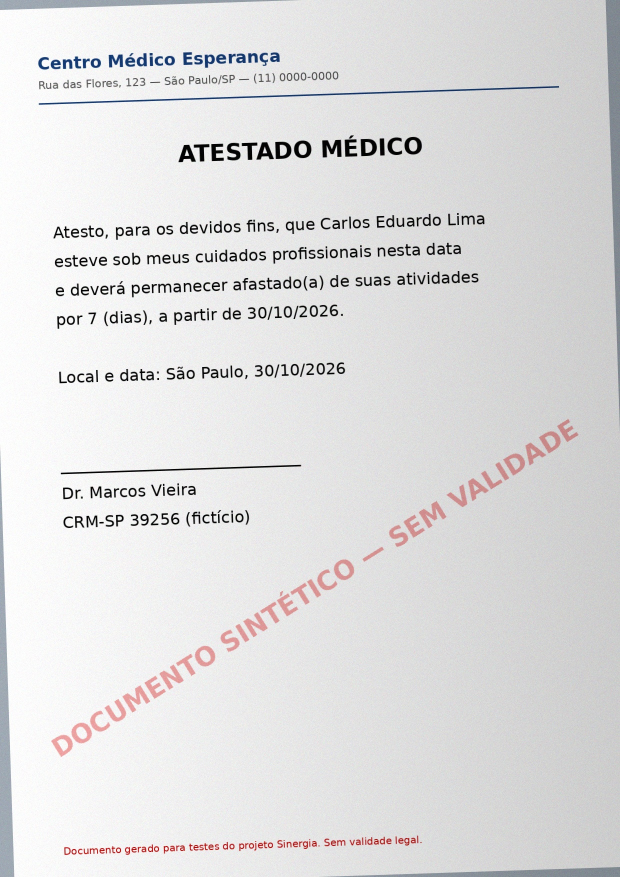
#> input picture exemplos/qualidade/01_atestado_medico_foto.jpg, 1240 x 1754 px (shown at 1/2 size)
$ python -i documento.py   (imports and definitions only)   (older library calls are emulated)
#> lines starting #> are read from the running program, lines starting #| are printed output that depends on the picture
### config.py
"""Configuração do agente de RH (versão 2) do projeto Sinergia.

Credenciais vêm do arquivo .env (nunca do código).
Parâmetros de negócio ficam aqui, separados da lógica, para o RH ajustar
limiares sem mexer no agente. Valores marcados como "parâmetro" são pontos
de partida a calibrar.
"""

import os
from pathlib import Path
from zoneinfo import ZoneInfo

from dotenv import load_dotenv

RAIZ = Path(__file__).resolve().parent
load_dotenv(RAIZ / ".env")


def _env(nome: str, padrao: str = "") -> str:
    return os.getenv(nome, padrao).strip()


# ---------------------------------------------------------------------------
# Groq
# ---------------------------------------------------------------------------
GROQ_API_KEY = _env("GROQ_API_KEY")
MODELO_CHAT = _env("MODELO_CHAT", "openai/gpt-oss-20b")
# Modelo com visão: confere o documento e lê nome, datas e dias.
# Os modelos mudam com frequência: confira em console.groq.com/docs/vision
MODELO_VISAO = _env("MODELO_VISAO", "qwen/qwen3.8-27b")

# ---------------------------------------------------------------------------
# Banco (MariaDB/MySQL local)
# ---------------------------------------------------------------------------
MYSQL = {
    "host": _env("MYSQL_HOST", "127.0.0.1"),
    "port": int(_env("MYSQL_PORT", "3306") or 3306),
    "user": _env("MYSQL_USER"),
    "password": os.getenv("MYSQL_PASSWORD", ""),
    "database": _env("MYSQL_DATABASE"),
}
#> further down, picture is the input picture: shape (1754, 1240, 3); mean B, G, R 221.7, 221.4, 222

# ---------------------------------------------------------------------------
# Execução local
# ---------------------------------------------------------------------------
FUSO = ZoneInfo("America/Sao_Paulo")
PASTA_UPLOADS = RAIZ / "uploads"          # atestados ficam SÓ no computador local
PASTA_EXEMPLOS = RAIZ / "exemplos"
SENHA_RH = _env("SENHA_RH")
MODO_DEMO = _env("MODO_DEMO", "1") == "1"            # mostra os cenários de teste no formulário
SALVAR_CONVERSA = _env("SALVAR_CONVERSA", "0") == "1"  # grava o texto do chat (LGPD: desligado)
URL_PAINEL = _env("URL_PAINEL", "http://localhost:8501/painel_rh")

# ---------------------------------------------------------------------------
# E-mail
# ---------------------------------------------------------------------------
EMAIL_MODO = _env("EMAIL_MODO", "simulacao").lower()   # "simulacao" ou "smtp"
SMTP_HOST = _env("SMTP_HOST", "smtp.gmail.com")
SMTP_PORT = int(_env("SMTP_PORT", "587") or 587)
SMTP_USUARIO = _env("SMTP_USUARIO")
SMTP_SENHA = os.getenv("SMTP_SENHA", "")
EMAIL_REMETENTE = _env("EMAIL_REMETENTE") or SMTP_USUARIO or "agente-rh@example.com"
EMAIL_RH = _env("EMAIL_RH", "rh@example.com")
# Em testes com SMTP real: manda TODOS os e-mails para este endereço
# (os funcionários fictícios têm e-mails @example.com, que não existem).
EMAIL_REDIRECIONAR_PARA = _env("EMAIL_REDIRECIONAR_PARA")

# ---------------------------------------------------------------------------
# Formulário e documento
# ---------------------------------------------------------------------------
TIPOS_DOCUMENTO = {
    "atestado_medico": "Atestado médico",
    "declaracao_comparecimento": "Declaração de comparecimento",
    "atestado_acompanhante": "Atestado de acompanhante",
}
# Motivo geral: lista fechada e opcional (sem texto livre, para ninguém
# escrever diagnóstico). Não é enviado ao LLM nem aparece nos e-mails.
MOTIVOS = {
    "doenca": "Doença ou mal-estar",
    "consulta_exame": "Consulta ou exame",
    "acompanhante": "Acompanhamento de familiar",
    "acidente": "Acidente",
    "prefiro_nao_informar": "Prefiro não informar",
}

EXTENSOES_ACEITAS = ["pdf", "jpg", "jpeg", "png"]
TAMANHO_MAX_MB = 10

# Qualidade mínima do arquivo (R02). Nitidez = variância do Laplaciano numa
# imagem de 1000 px de largura. Nos sintéticos: nítido ≈ 700–1000;
# desfoque σ=2 ≈ 25–30 (ainda legível); σ=3 ≈ 5.
NITIDEZ_MINIMA = 20.0
RESOLUCAO_MINIMA_PX = 600
BRILHO_MINIMO = 50
CONTRASTE_MINIMO = 6.0
TINTA_MINIMA = 0.004
LIMIAR_CONFIANCA_TIPO = 0.60
MAX_TENTATIVAS_ENVIO = 3

MAX_DIAS_RETROATIVOS = 60     # início do afastamento aceito até N dias atrás
MAX_DIAS_FUTUROS = 30
MAX_DIAS_ATESTADO = 180

# ---------------------------------------------------------------------------
# Conferência com o ponto (alertas)
# ---------------------------------------------------------------------------
DIAS_HISTORICO_PONTO = 30        # o simulador gera este tanto de dias
LIMITE_INSS_DIAS = 15            # Lei 8.213/1991, art. 60: a partir do 16º dia, INSS
JANELA_FALTAS_DIAS_UTEIS = 3     # faltas sem justificativa até N dias úteis antes/depois
# 1º dia parcial: marcação só no 1º dia, com saída antes desta fração da jornada
FRACAO_PRIMEIRO_DIA_PARCIAL = 0.5
# Feriados nacionais fixos (dia, mês). Feriados móveis ficam fora do protótipo.
FERIADOS_FIXOS = {(1, 1), (21, 4), (1, 5), (7, 9), (12, 10), (2, 11), (15, 11), (20, 11), (25, 12)}

# Painel do RH
LIMITE_EM_ATENDIMENTO_HORAS = 2  # depois disso, o chat é considerado não concluído

### documento.py
"""Percepção do documento: conferência do arquivo e leitura dos dados.

Duas etapas:
  1. Checagens locais, sem API (R01 formato/tamanho, R02 qualidade):
     abre PDF ou imagem e mede nitidez, resolução, brilho e contraste.
  2. Modelo de visão do Groq: tipo do documento, se está legível e
     completo, e os dados do afastamento (nome, data de início, dias).
     NUNCA diagnóstico, CID ou número de CRM.

A etapa 2 está isolada em ler_documento(). Uma CNN ou um OCR próprio
pode substituí-la devolvendo o mesmo dicionário.

O atestado é salvo SÓ na pasta local uploads/. Ao modelo vai uma imagem
reduzida da 1ª página: use apenas documentos sintéticos no protótipo (LGPD).
"""

from __future__ import annotations

import base64
import hashlib
import json
import re
import sys
from dataclasses import dataclass, field
from datetime import date, datetime
from pathlib import Path

import cv2
import numpy as np
import pymupdf

import config

MIME_POR_EXTENSAO = {"pdf": "application/pdf", "jpg": "image/jpeg", "jpeg": "image/jpeg", "png": "image/png"}

PROBLEMAS = {  # mensagens prontas: o texto livre do modelo nunca chega ao funcionário
    "borrado": "o documento está borrado ou fora de foco",
    "cortado": "parte do documento ficou de fora da imagem",
    "escuro": "a imagem está escura demais",
    "reflexo": "há reflexo ou sombra cobrindo o texto",
    "incompleto": "falta uma parte do documento (por exemplo, o verso ou uma página)",
    "nao_e_documento": "o arquivo não parece ser um atestado ou uma declaração",
    "outro": "o documento não está legível",
}


def _agora() -> datetime:
    return datetime.now(config.FUSO).replace(tzinfo=None, microsecond=0)


@dataclass
class ResultadoDocumento:
    nome_original: str
    aceito: bool
    motivo: str
    regra: str | None = None              # regra que recusou: R01 ou R02
    tipo_detectado: str = "nao_verificado"
    confianca_tipo: float | None = None
    legivel: bool | None = None
    nitidez: float | None = None
    paginas: int | None = None
    mime: str | None = None
    tamanho_bytes: int = 0
    sha256: str | None = None
    caminho: Path | None = None
    verificado_por_visao: bool = False
    # Dados lidos do documento
    doc_nome: str | None = None
    doc_data_inicio: date | None = None
    doc_dias: int | None = None
    doc_assinado: bool | None = None
    analisado_em: datetime = field(default_factory=_agora)

    # [57 lines left out: functions campos_atestado, para_auditoria, _salvar_local, carregar_imagem, not called in this run]


def avaliar_qualidade(imagem: np.ndarray) -> dict:
    """R02 local: nitidez, resolução, brilho e presença de texto."""
    altura, largura = imagem.shape[:2]
#> altura = 1754; largura = 1240
    cinza = cv2.cvtColor(imagem, cv2.COLOR_BGR2GRAY)
    escala = 1000 / largura
#> escala = 0.806
    normalizada = cv2.resize(cinza, (1000, max(1, int(altura * escala))), interpolation=cv2.INTER_AREA)
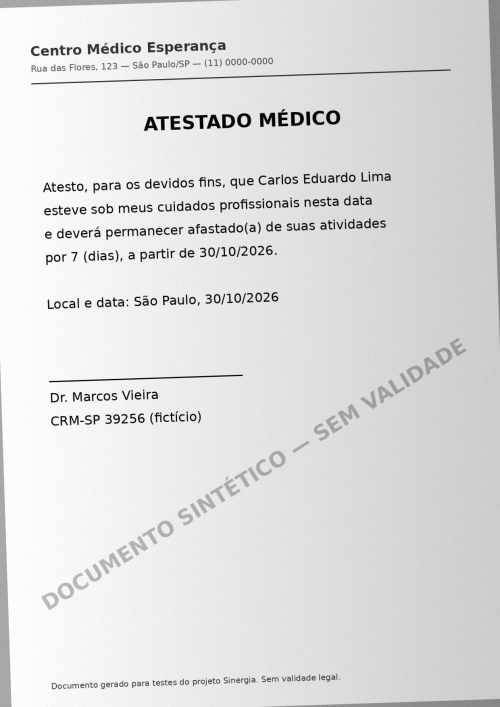
#> normalizada: shape (1414, 1000) (shown at 1/2 size); min 0, max 255, mean 221.6
    nitidez = float(cv2.Laplacian(normalizada, cv2.CV_64F).var())
#> nitidez = 705.1
    brilho = float(normalizada.mean())
#> brilho = 221.6
    contraste = float(normalizada.std())
#> contraste = 33.7
    tinta = float((normalizada < 128).mean())
#> tinta = 0.024

    problema = None
    if min(altura, largura) < config.RESOLUCAO_MINIMA_PX:
        problema = "a resolução da imagem é baixa demais"
    elif brilho < config.BRILHO_MINIMO:
        problema = PROBLEMAS["escuro"]
    elif contraste < config.CONTRASTE_MINIMO:
        problema = "a página parece estar em branco"
    elif nitidez < config.NITIDEZ_MINIMA:
        problema = PROBLEMAS["borrado"]
    elif tinta < config.TINTA_MINIMA:
        problema = "quase não há texto visível no documento"
    return {"ok": problema is None, "problema": problema, "nitidez": round(nitidez, 2)}


# ---------------------------------------------------------------------------
# Etapa 2: leitura pelo modelo de visão
# ---------------------------------------------------------------------------
PROMPT_VISAO = """Você confere documentos enviados ao RH de uma empresa brasileira.
Olhe a imagem e responda SOMENTE com um objeto JSON, sem texto fora dele:
{
  "tipo": "atestado_medico" | "declaracao_comparecimento" | "atestado_acompanhante" | "outro",
  "legivel": true | false,
  "completo": true | false,
  "problema": "nenhum" | "borrado" | "cortado" | "escuro" | "reflexo" | "incompleto" | "nao_e_documento" | "outro",
  "confianca": número entre 0 e 1 para o campo "tipo",
  "nome": "nome da pessoa a quem o documento se refere" ou null,
  "data_inicio": "AAAA-MM-DD" ou null,
  "dias": número inteiro de dias de afastamento ou null,
  "assinado": true | false
}
Definições:
- atestado_medico: documento de médico ou dentista que recomenda afastamento por um período.
- declaracao_comparecimento: declara que a pessoa esteve em consulta ou exame num horário, sem afastamento por dias.
- atestado_acompanhante: atesta que a pessoa acompanhou um familiar em atendimento.
- outro: qualquer outro documento ou imagem.
- completo = false se o documento estiver cortado nas bordas ou faltar parte do texto.
- nome: no atestado de acompanhante, o nome de quem acompanhou.
- data_inicio: início do afastamento; se não houver, a data do atendimento. Converta dd/mm/aaaa para AAAA-MM-DD.
- dias: quantidade de dias de afastamento escrita no documento; na declaração de comparecimento use 1.
- assinado: há assinatura, carimbo ou identificação do profissional.
Privacidade: NÃO transcreva diagnóstico, sintomas, CID, número do CRM, endereço ou qualquer outro dado.
Devolva apenas os campos acima."""


# [127 lines left out: functions _imagem_para_base64, _extrair_json, _data_ou_none, _dias_ou_none, ler_documento, analisar_documento, not called in this run]

>>> import cv2
>>> picture = cv2.imread('exemplos/qualidade/01_atestado_medico_foto.jpg')
>>> result = avaliar_qualidade(picture)
#> result = 3 items
